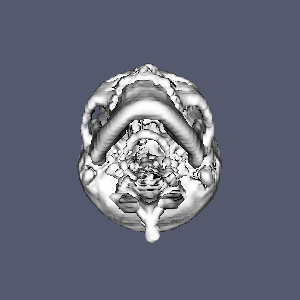

Write the Python code that produced this figure.
#!/usr/bin/env python

# Read image data, write as MetaImage, re-read, contour, and render.

import os
import tempfile

import vtkmodules.vtkInteractionStyle  # noqa: F401
import vtkmodules.vtkRenderingFreeType  # noqa: F401
import vtkmodules.vtkRenderingOpenGL2  # noqa: F401

from vtkmodules.vtkCommonCore import vtkLookupTable
from vtkmodules.vtkFiltersCore import vtkContourFilter
from vtkmodules.vtkIOImage import (
    vtkImageReader,
    vtkMetaImageReader,
    vtkMetaImageWriter,
)
from vtkmodules.vtkRenderingCore import (
    vtkActor,
    vtkPolyDataMapper,
    vtkRenderWindow,
    vtkRenderWindowInteractor,
    vtkRenderer,
)

# Source
data_dir = os.environ.get("VPE_DATA_DIR", os.path.dirname(os.path.abspath(__file__)))
temp_dir = tempfile.mkdtemp()
mhd_file = os.path.join(temp_dir, "mhdWriter.mhd")

# Read image data
image_reader = vtkImageReader()
image_reader.SetDataByteOrderToLittleEndian()
image_reader.SetDataExtent(0, 63, 0, 63, 1, 93)
image_reader.SetDataSpacing(3.2, 3.2, 1.5)
image_reader.SetFilePrefix(os.path.join(data_dir, "headsq", "quarter"))
image_reader.SetDataMask(0x7fff)
image_reader.Update()

# Write as MetaImage
meta_writer = vtkMetaImageWriter()
meta_writer.SetFileName(mhd_file)
meta_writer.SetInputData(image_reader.GetOutput())
meta_writer.Write()

# Re-read
meta_reader = vtkMetaImageReader()
meta_reader.SetFileName(mhd_file)
meta_reader.Update()

# Lookup table
lookup_table = vtkLookupTable()
lookup_table.SetNumberOfTableValues(256)
lookup_table.SetHueRange(0.6667, 0)
lookup_table.SetSaturationRange(1, 1)
lookup_table.SetValueRange(1, 1)
lookup_table.SetTableRange(37.3531, 260)
lookup_table.SetVectorComponent(0)
lookup_table.Build()

# Contour
contour = vtkContourFilter()
contour.SetInputData(meta_reader.GetOutput(0))
contour.SetValue(0, 1150)
contour.SetComputeNormals(1)
contour.SetComputeGradients(0)
contour.SetComputeScalars(0)

# Mapper
poly_mapper = vtkPolyDataMapper()
poly_mapper.SetInputConnection(contour.GetOutputPort())
poly_mapper.SetScalarRange(0, 1)
poly_mapper.UseLookupTableScalarRangeOn()
poly_mapper.SetScalarVisibility(1)
poly_mapper.SetScalarModeToUsePointFieldData()
poly_mapper.SelectColorArray("ImageFile")
poly_mapper.SetLookupTable(lookup_table)

# Actor
contour_actor = vtkActor()
contour_actor.SetMapper(poly_mapper)
contour_actor.GetProperty().SetRepresentationToSurface()
contour_actor.GetProperty().SetInterpolationToGouraud()
contour_actor.GetProperty().SetAmbient(0)
contour_actor.GetProperty().SetDiffuse(1)
contour_actor.GetProperty().SetSpecular(0)
contour_actor.GetProperty().SetSpecularPower(1)
contour_actor.GetProperty().SetSpecularColor(1, 1, 1)

# Renderer
renderer = vtkRenderer()
renderer.AddActor(contour_actor)
renderer.SetBackground(0.33, 0.35, 0.43)

# Render window
render_window = vtkRenderWindow()
render_window.AddRenderer(renderer)
render_window.SetWindowName("mhd")
render_window.SetMultiSamples(0)
render_window.SetSize(300, 300)

# Interactor
interactor = vtkRenderWindowInteractor()
interactor.SetRenderWindow(render_window)

# Scene
renderer.ResetCamera()

interactor.Initialize()
interactor.Start()

# Clean up temp files
for f in os.listdir(temp_dir):
    os.remove(os.path.join(temp_dir, f))
os.rmdir(temp_dir)
